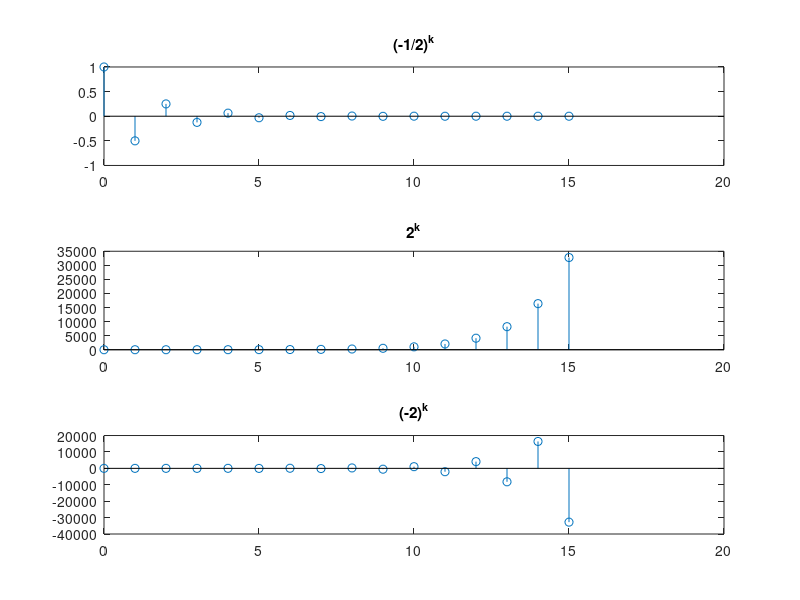

Source code (MATLAB):
clc; clear; close all;
k = 0:15;
subplot(3,1,1); stem(k,(-1/2).^k); title('(-1/2)^k');
subplot(3,1,2); stem(k,2.^k); title('2^k');
subplot(3,1,3); stem(k,(-2).^k); title('(-2)^k');
